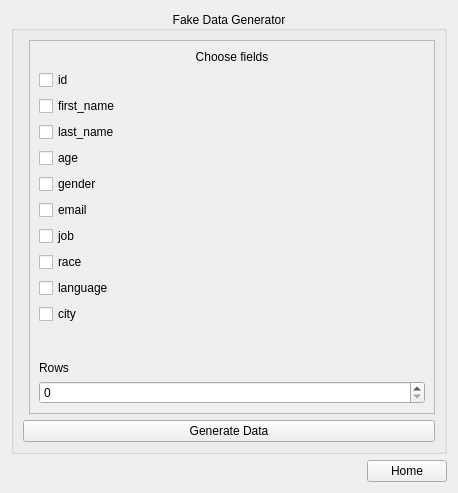
<?xml version="1.0" encoding="UTF-8"?>
<ui version="4.0">
 <class>w_FakeDataGenerator</class>
 <widget class="QWidget" name="w_FakeDataGenerator">
  <property name="geometry">
   <rect>
    <x>0</x>
    <y>0</y>
    <width>458</width>
    <height>493</height>
   </rect>
  </property>
  <property name="windowTitle">
   <string>SIA2Utilities Fake Data Generator</string>
  </property>
  <layout class="QGridLayout" name="gridLayout">
   <item row="1" column="0" colspan="2">
    <widget class="QGroupBox" name="groupBox">
     <property name="title">
      <string>Fake Data Generator</string>
     </property>
     <property name="alignment">
      <set>Qt::AlignmentFlag::AlignCenter</set>
     </property>
     <layout class="QGridLayout" name="gridLayout_2">
      <item row="4" column="0" colspan="2">
       <widget class="QPushButton" name="pushButton_3">
        <property name="text">
         <string>Generate Data</string>
        </property>
       </widget>
      </item>
      <item row="0" column="1">
       <widget class="QScrollArea" name="scrollArea">
        <property name="widgetResizable">
         <bool>true</bool>
        </property>
        <widget class="QWidget" name="scrollAreaWidgetContents_3">
         <property name="geometry">
          <rect>
           <x>0</x>
           <y>0</y>
           <width>408</width>
           <height>371</height>
          </rect>
         </property>
         <layout class="QVBoxLayout" name="verticalLayout_2">
          <item>
           <widget class="QLabel" name="label">
            <property name="text">
             <string>Choose fields</string>
            </property>
            <property name="alignment">
             <set>Qt::AlignmentFlag::AlignCenter</set>
            </property>
           </widget>
          </item>
          <item>
           <widget class="QCheckBox" name="checkBox">
            <property name="text">
             <string>id</string>
            </property>
           </widget>
          </item>
          <item>
           <widget class="QCheckBox" name="checkBox_2">
            <property name="text">
             <string>first_name</string>
            </property>
           </widget>
          </item>
          <item>
           <widget class="QCheckBox" name="checkBox_3">
            <property name="text">
             <string>last_name</string>
            </property>
           </widget>
          </item>
          <item>
           <widget class="QCheckBox" name="checkBox_4">
            <property name="text">
             <string>age</string>
            </property>
           </widget>
          </item>
          <item>
           <widget class="QCheckBox" name="checkBox_5">
            <property name="text">
             <string>gender</string>
            </property>
           </widget>
          </item>
          <item>
           <widget class="QCheckBox" name="checkBox_6">
            <property name="text">
             <string>email</string>
            </property>
           </widget>
          </item>
          <item>
           <widget class="QCheckBox" name="checkBox_9">
            <property name="text">
             <string>job</string>
            </property>
           </widget>
          </item>
          <item>
           <widget class="QCheckBox" name="checkBox_7">
            <property name="text">
             <string>race</string>
            </property>
           </widget>
          </item>
          <item>
           <widget class="QCheckBox" name="checkBox_8">
            <property name="text">
             <string>language</string>
            </property>
           </widget>
          </item>
          <item>
           <widget class="QCheckBox" name="checkBox_10">
            <property name="text">
             <string>city</string>
            </property>
           </widget>
          </item>
          <item>
           <spacer name="verticalSpacer">
            <property name="orientation">
             <enum>Qt::Orientation::Vertical</enum>
            </property>
            <property name="sizeHint" stdset="0">
             <size>
              <width>20</width>
              <height>40</height>
             </size>
            </property>
           </spacer>
          </item>
          <item>
           <widget class="QLabel" name="label_3">
            <property name="text">
             <string>Rows</string>
            </property>
           </widget>
          </item>
          <item>
           <widget class="QSpinBox" name="spinBox"/>
          </item>
         </layout>
        </widget>
       </widget>
      </item>
     </layout>
    </widget>
   </item>
   <item row="2" column="1">
    <widget class="QPushButton" name="pushButton_4">
     <property name="text">
      <string>Home</string>
     </property>
    </widget>
   </item>
   <item row="2" column="0">
    <spacer name="horizontalSpacer">
     <property name="orientation">
      <enum>Qt::Orientation::Horizontal</enum>
     </property>
     <property name="sizeHint" stdset="0">
      <size>
       <width>40</width>
       <height>20</height>
      </size>
     </property>
    </spacer>
   </item>
  </layout>
 </widget>
 <resources/>
 <connections/>
</ui>
